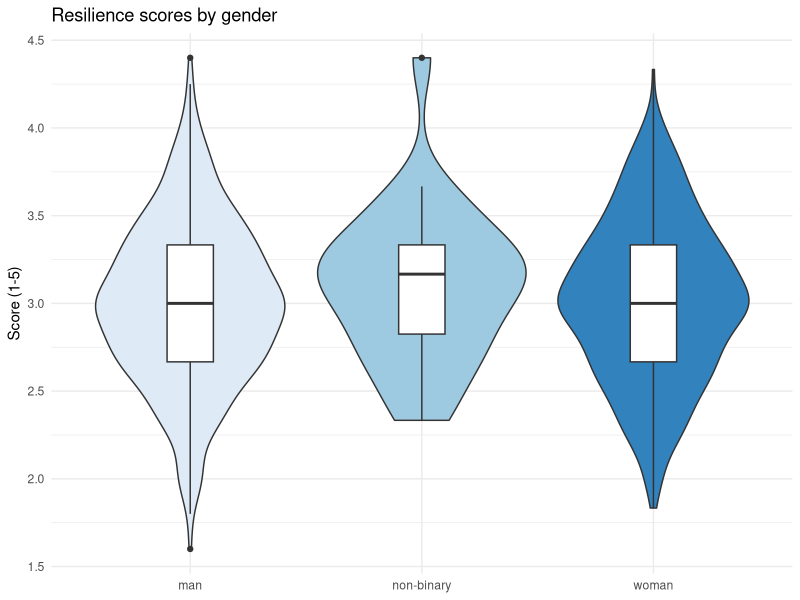
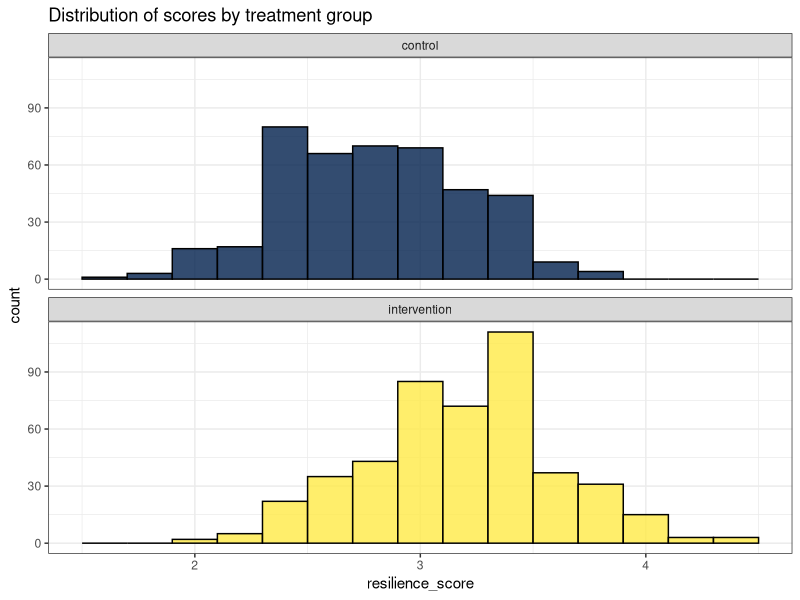
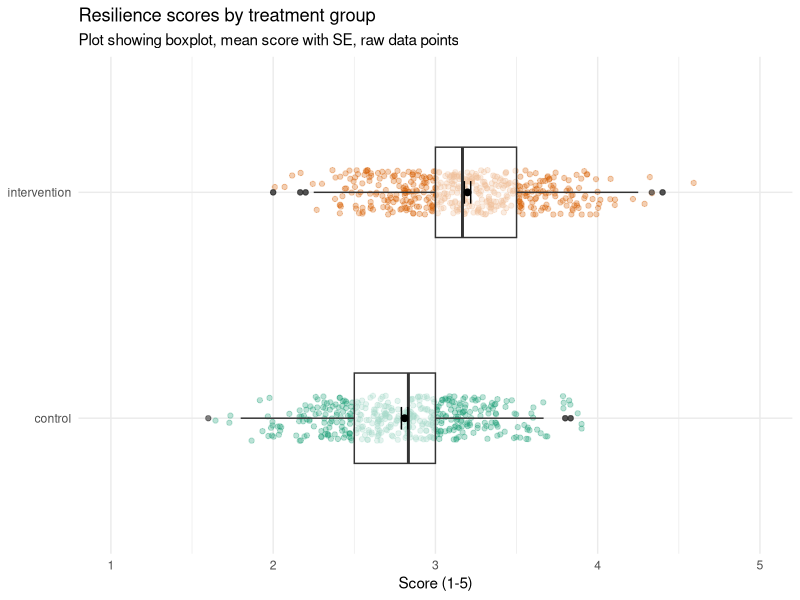

R code for these plots, in order:
## ---- chunk 1
library(tidyverse)
demo_data <- read_csv("data/resilience/demographic_data.csv")
q_data <- read_csv("data/resilience/questionnaire_data.csv")
scoring <- read_csv("data/resilience/scoring.csv")

## ---- chunk 2
demo_cleaned <- demo_data %>%
  mutate(treatment = factor(treatment, # the variable you're converting
                            levels = c(1,2), # original values
                            labels = c("control", "intervention"))) # new labels
## ---- chunk 3
demo_cleaned <- demo_data %>%
  mutate(treatment = factor(treatment, 
                            levels = c(1,2), 
                            labels = c("control", "intervention")),
         gender = as.factor(gender)) # simpler version when no need to update labels
## ---- chunk 4
demo_cleaned <- demo_data %>%
  mutate(treatment = factor(treatment, 
                            levels = c(1,2), 
                            labels = c("control", "intervention")),
         gender = as.factor(gender),
         participant_ID = as.character(participant_ID)) # convert to character
## ---- chunk 5
q_cleaned <- q_data %>%
  mutate(participant_ID = as.character(participant_ID))
## ---- chunk 6
dat_wide <- inner_join(x = demo_cleaned, y = q_cleaned, by = "participant_ID") 
## ---- chunk 7
dat_long <- dat_wide %>%
  pivot_longer(cols = bounce_back_quickly:long_time_over_setbacks, 
               names_to = "item", 
               values_to = "response")
  
## ---- chunk 8
dat <- inner_join(x = dat_long, y = scoring, by = c("item", "response"))
## ---- chunk 9
dat_scores <- dat %>%
  group_by(participant_ID, gender, treatment) %>%
  summarise(resilience_score = mean(score, na.rm = TRUE)) %>%
  ungroup()
## ---- chunk 10
dat_scores %>%
  group_by(gender) %>%
  summarise(group_score = mean(resilience_score, na.rm = TRUE))
## ---- chunk 11
dat_scores %>%
  group_by(treatment) %>%
  summarise(group_score = mean(resilience_score, na.rm = TRUE))
## ---- chunk 12
ggplot(dat_scores, aes(x = gender, y = resilience_score, fill = gender)) +
  geom_violin() +
  geom_boxplot(width=.2, fill = "white") +
  theme_minimal() +
  scale_fill_brewer() +
  guides(fill = "none") +
  labs(title = "Resilience scores by gender", y = "Score (1-5)", x = NULL)
## ---- chunk 13
ggplot(dat_scores, aes(x = resilience_score, fill = treatment)) +
  geom_histogram(binwidth = .2, colour = "black", alpha = .8) +
  facet_wrap(~treatment, nrow= 2)+
  guides(fill = "none") +
  labs(title = "Distribution of scores by treatment group")+
  scale_fill_viridis_d(option = "E") +
  theme_bw()
## ---- chunk 14
ggplot(dat_scores, aes(x = treatment, y = resilience_score)) +
  geom_jitter(width = .1, height = .2, alpha = .3, aes(colour = treatment)) +
  geom_boxplot(width = .4, alpha = .6) +
  stat_summary(geom = "point", 
               fun = "mean", 
               size = 2, colour = "black") +
  stat_summary(geom = "errorbar", 
               fun.data = "mean_se", 
               colour = "black", width = .1) +
theme_minimal() +
  coord_flip(ylim = c(1,5)) +
  guides(colour = "none") +
  labs(title = "Resilience scores by treatment group", subtitle = "Plot showing boxplot, mean score with SE, raw data points", x = NULL, y = "Score (1-5)") +
  scale_colour_brewer(palette = "Dark2") 
